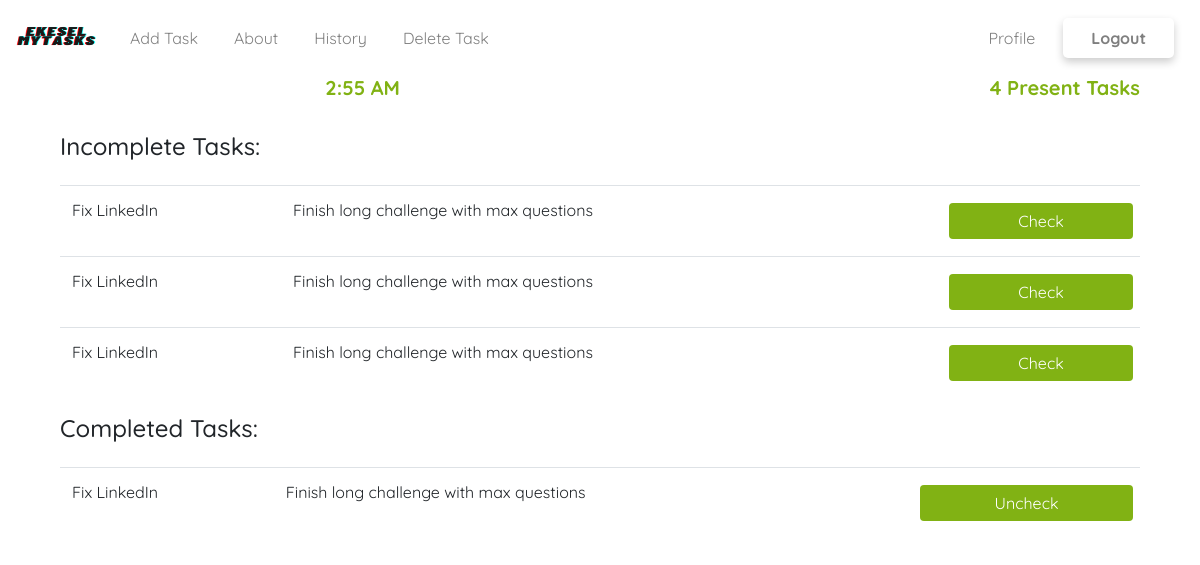
The app's page / (signed in) with its own data.
### taskapp/models.py (models this page shows, shortened)
class tasks(models.Model):
    user = models.ForeignKey(User,on_delete=models.CASCADE)
    title = models.CharField(max_length=1000)
    desc = models.CharField(max_length=10000)
    date = models.DateField(auto_now_add=True)
    check = models.BooleanField(default=False)
    types = models.CharField(choices=types,default='Normal',max_length=100)
    class Meta:
        ordering = ['-pk']
        verbose_name_plural = "Task Manager"

### taskapp/views.py (the view, shortened to what this page needs)
# urls.py: 2. Add a URL to urlpatterns:  path('', views.home, name='home')
def home(request):
    user = request.user
    if user.is_authenticated:
        incomplete = tasks.objects.filter(user=user,date=datetime.date.today(),check=False)
        complete = tasks.objects.filter(user=user,date=datetime.date.today(),check=True)
        count = tasks.objects.filter(user=user,date=datetime.date.today()).count()
        parms = {
            "incomplete":incomplete,
            "complete":complete,
            "countz":count,
        }
        return render(request,'index.html',parms)
    else:
        return redirect('account_login')

### templates/index.html (shortened to what this page needs)
{% extends "account/base.html" %}
{%load static %}
{% load i18n %}
{% block content %}
<div class="container main-box">
 <div class="container">
      <div class="row">
      <div class="col-sm-4">
      <h5 id="time" class="text-right font-weight-bold" style="color: #81B214;"></h5>
      </div>
        <div class="col-sm-8 mb-3" align="right">
          <h5 class="text-right font-weight-bold" style="color: #81B214;">
            {{countz}} Present Tasks
          </h5>
        </div>
      </div>
      <h4 class="my-2">Incomplete Tasks:</h4>
      <table class="table mt-4">
        <tbody>
          {% for match in incomplete%}
          <tr>
            <td>{{match.title}}</td>
            <td>{{match.desc}}</td>
            <form action="" method="POST">
            {% if match.check == True %}
            <input type="hidden" name="check" value="False">
            <input type="hidden" name="taskid" value="{{match.id}}">
            <td><button class="btn btn-primary btn-block login-button" type="submit">Uncheck</button></td>
            {%else%}
            <td><button class="btn btn-primary btn-block login-button" type="submit">Check</button></td>
            {%endif%}
            </form>
          </tr>
          {% empty %}
          <h6>Congratulations! 🎉 You are free for the day!</h6>
          {%endfor%}
        </tbody>
      </table>
      <h4>Completed Tasks:</h4>
      <table class="table mt-4">
        <tbody>
          {% for match in complete %}
          <tr>
           <td>{{match.title}}</td>
            <td>{{match.desc}}</td>
            <form action="" method="POST">
            {% if match.check == True %}
            <td><button class="btn btn-primary btn-block login-button" type="submit">Uncheck</button></td>
            {%else%}
            <input type="hidden" name="check" value="True">
            <input type="hidden" name="taskid" value="{{match.id}}">
            <td><button class="btn btn-primary btn-block login-button" type="submit">Check</button></td>
            {%endif%}
            </form>
          </tr>
          {% empty %}
          <h6>Hurry Up, and complete the Incomplete Tasks!</h6>
          {%endfor%}
        </tbody>
      </table>
    </div>
  {% endblock %}

### templates/account/base.html (shortened to what this page needs)
{%load static%}
<!doctype html>
<html lang="en">
<head>
    <link rel="stylesheet" href="https://stackpath.bootstrapcdn.com/bootstrap/4.3.1/css/bootstrap.min.css"
>
    <link rel="stylesheet" href="https://cdnjs.cloudflare.com/ajax/libs/font-awesome/4.7.0/css/font-awesome.min.css">
    <link rel="stylesheet" href="{% static 'style.css' %}">
</head>
<body>
 <nav class="navbar navbar-expand-sm navbar-light bg-transparent">
        <a class="navbar-brand" href="{% url 'home' %}">
            <img src="{% static 'small_logo.png' %}" width="80" height="50" class="d-inline-block align-top" alt="">
        </a>
        <div class="navbar-collapse" id="navbarSupportedContent">
            <ul class="navbar-nav mr-auto">
                <li class="nav-item active">
                    <a class="nav-link" href="{% url 'addtask' %}">Add Task <span class="sr-only">(current)</span></a>
                </li>
                <li class="nav-item">
                    <a class="nav-link" href="{% url 'about' %}">About</a>
                </li>
                <li class="nav-item">
                    <a class="nav-link" href="{% url 'history' %}">History</a>
                </li>
                <li class="nav-item">
                    <a class="nav-link" href="{% url 'deletetask' %}">Delete Task</a>
                </li>
            </ul>
            {%if user.is_authenticated %}
            <ul class="navbar-nav">
                <li class="nav-item">
                    <a class="nav-link" href="{% url 'profile' %}">Profile</a>
                </li>
            </ul>
            <ul class="navbar-nav">
                <li class="nav-item logout-button">
                    <a class="nav-link" href="{% url 'account_logout' %}">Logout</a>
                </li>
            </ul>
            {%endif%}
        </div>
    </nav>
    {% block content%}{% endblock %}
</body>
</html>

### static/style.css (style rules this page uses)
* { padding: 0; margin: 0; box-sizing: border-box; }
body { font-family: 'Quicksand'; }
.main-box { display: flex; flex-direction: column; align-items: center; justify-content: center; }
.login-button { color: white; background-color: #81B214; border: none; margin-top: 10px; margin: 5px; }
.nav-item { margin: 0 10px; }
.logout-button { box-shadow: 0 4px 8px 0 rgb(0 0 0 / 20%); border-radius: 5px; transition: 0.3s; padding: 0 20px; font-weight: bold; }

### records on screen
tasks: title "Fix LinkedIn", desc "Finish long challenge with max questions"
tasks: title "Fix LinkedIn", desc "Finish long challenge with max questions"
tasks: title "Fix LinkedIn", desc "Finish long challenge with max questions"
tasks: title "Fix LinkedIn", desc "Finish long challenge with max questions"

### other values on screen
{{ countz }} "4"
